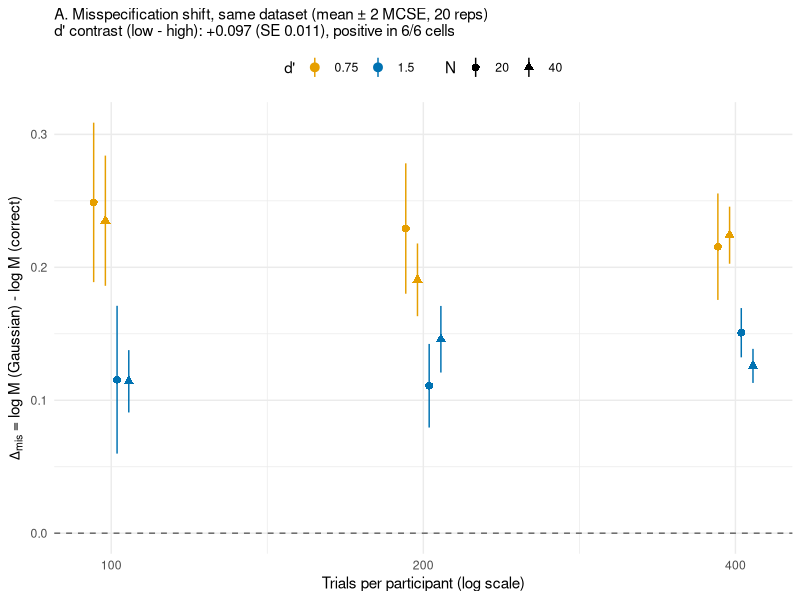
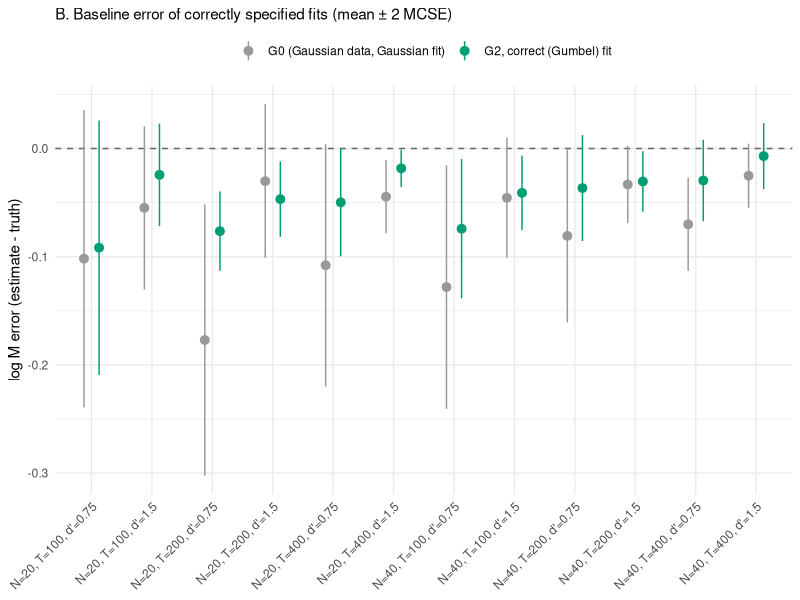

Here is the R script that generated these plots, in order:
# Fig. 6 (v3 step 1): misspecification effect on log_M, paired on the same
# simulated dataset. A: delta_mis = log_M(Gaussian) - log_M(correct) per cell
# (mean +/- 2 MCSE) against trials per participant. B: baseline error of the
# correct fit next to the G0 bias in the same cell.
#
# Run from the project root: Rscript code/05_figures/fig_6_relative_bias.R

suppressPackageStartupMessages({ library(dplyr); library(ggplot2) })
okabe_d <- c("0.75" = "#E69F00", "1.5" = "#0072B2")

d <- readr::read_csv(here::here("data", "processed", "v3", "g2_relative_bias_by_cell.csv"),
                     show_col_types = FALSE) |> filter(analysis == "primary")
pooled <- readr::read_csv(here::here("data", "processed", "v3", "g2_dprime_contrast_pooled.csv"),
                          show_col_types = FALSE)
pA <- ggplot(d, aes(n_trials, delta_mean, colour = factor(dprime_target),
                    shape = factor(n_participants))) +
  geom_hline(yintercept = 0, linetype = 2, colour = "grey40") +
  geom_pointrange(aes(ymin = delta_mean - 2 * delta_mcse, ymax = delta_mean + 2 * delta_mcse),
                  position = position_dodge(width = 0.15)) +
  scale_x_continuous(trans = "log2", breaks = c(100, 200, 400)) +
  scale_colour_manual(values = okabe_d) +
  labs(subtitle = sprintf(paste0("A. Misspecification shift, same dataset (mean ± 2 MCSE, 20 reps)\n",
                                 "d' contrast (low - high): %+.3f (SE %.3f), positive in %d/%d cells"),
                          pooled$diff_low_minus_high, pooled$se_diff, pooled$n_cells_positive, pooled$n_cells),
       x = "Trials per participant (log scale)",
       y = expression(Delta[mis] ~ "= log M (Gaussian) - log M (correct)"),
       colour = "d'", shape = "N") +
  theme_minimal() + theme(legend.position = "top")

b <- readr::read_csv(here::here("data", "processed", "v3", "g2_baseline_vs_g0.csv"), show_col_types = FALSE) |>
  tidyr::pivot_longer(c(base_mean, g0_bias), names_to = "source", values_to = "bias") |>
  mutate(mcse = if_else(source == "base_mean", base_mcse, g0_mcse),
         source = recode(source, base_mean = "G2, correct (Gumbel) fit", g0_bias = "G0 (Gaussian data, Gaussian fit)"),
         cell = factor(sprintf("N=%d, T=%d, d'=%s", n_participants, n_trials, dprime_target)))
b$cell <- factor(b$cell, levels = unique(b$cell[order(b$n_participants, b$n_trials, b$dprime_target)]))
pB <- ggplot(b, aes(cell, bias, colour = source)) +
  geom_hline(yintercept = 0, linetype = 2, colour = "grey40") +
  geom_pointrange(aes(ymin = bias - 2 * mcse, ymax = bias + 2 * mcse), position = position_dodge(width = 0.5)) +
  scale_colour_manual(values = c("G2, correct (Gumbel) fit" = "#009E73", "G0 (Gaussian data, Gaussian fit)" = "#999999")) +
  labs(subtitle = "B. Baseline error of correctly specified fits (mean ± 2 MCSE)",
       x = NULL, y = "log M error (estimate - truth)", colour = NULL) +
  theme_minimal() + theme(axis.text.x = element_text(angle = 45, hjust = 1), legend.position = "top")

dir.create(here::here("outputs", "figures", "v3"), recursive = TRUE, showWarnings = FALSE)
g <- gridExtra::arrangeGrob(pA, pB, ncol = 2, widths = c(1, 1.1))
ggsave(here::here("outputs", "figures", "v3", "fig_6_relative_bias.png"), g, width = 13, height = 5.5, dpi = 200)
cat("Wrote outputs/figures/v3/fig_6_relative_bias.png\n")
